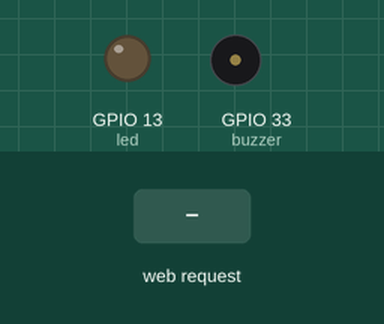
This sketch was run on a simulated ESP32. Shown: output pins drawn as LEDs (lit = HIGH), buzzer (waves = sounding, pin HIGH). Inputs (shaded band) come from the test bench. WiFi joins after 1.5 s; servers stay silent unless stated; what the sketch prints to the serial monitor is not drawn.

Above: at 2.7 s.
2.8 s: HTTP request GET /led/on received
At 3.2 s:
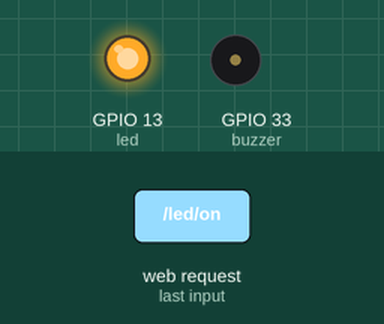
4.3 s: HTTP request GET /buzzer/on received
At 5.5 s:
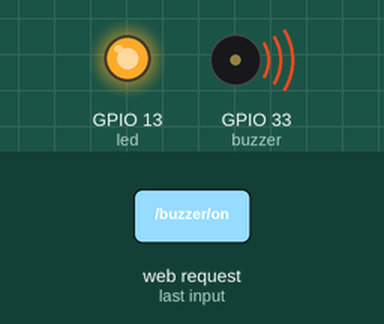
5.8 s: HTTP request GET /led/off received
At 6.6 s:
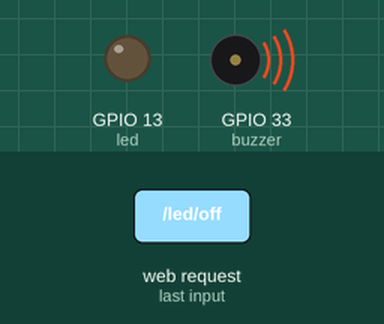
Timing chart, 0 to 8.8 s (numbered marks = the images above; inputs shaded):
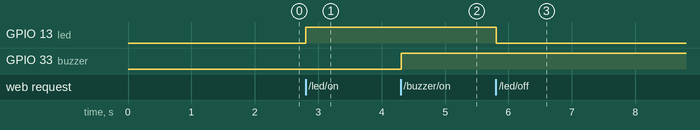

Measured:
- after the input at 2.8 s, GPIO 13 (led): LOW → HIGH at once
- after the input at 4.3 s, GPIO 33 (buzzer): LOW → HIGH at once
- after the input at 5.8 s, GPIO 13 (led): HIGH → LOW at once

The sketch:

web_server.ino
```cpp
#include <WiFi.h>
#include <Wire.h> //I2C connection

// Replace with your network credentials
const char *ssid = "Balam";
const char *password = "0987654321";

// Set web server port number to 80
WiFiServer server(80);

// Variable to store the HTTP request
String header;

// Current time
unsigned long currentTime = millis();
// Previous time
unsigned long previousTime = 0;
// Define timeout time in milliseconds (example: 2000ms = 2s)
const long timeoutTime = 2000;

int state = 0; // 0 off, 1 on
int state2 = 0;
int state3 = 0; // 0 off, 1 on
int state4 = 0;

int led=13;//pin led
int buzzer=33; //pin buzzer

void setup() {
   pinMode(led,OUTPUT);
   pinMode(buzzer,OUTPUT);
   Wire.begin(21, 22);
   Serial.begin(115200);

     // Connect to Wi-Fi network with SSID and password
  Serial.print("Connecting to ");
  Serial.println(ssid);
  WiFi.begin(ssid,password );
  while (WiFi.status() != WL_CONNECTED)
  {
    delay(500);
    Serial.print(".");
  }
  // Print local IP address and start web server
  Serial.println("");
  Serial.println("WiFi connected.");
  Serial.println("IP address: ");
  Serial.println(WiFi.localIP());
  server.begin();
}

void loop() {
   WiFiClient client = server.available(); // Listen for incoming clients

  if (client)
  { // If a new client connects,
    currentTime = millis();
    previousTime = currentTime;
    Serial.println("New Client."); // print a message out in the serial port
    String currentLine = "";       // make a String to hold incoming data from the client
    while (client.connected() && currentTime - previousTime <= timeoutTime)
    { // loop while the client's connected
      currentTime = millis();
      if (client.available())
      {                         // if there's bytes to read from the client,
        char c = client.read(); // read a byte, then
        Serial.write(c);        // print it out the serial monitor
        header += c;
        if (c == '\n')
        { // if the byte is a newline character
          // if the current line is blank, you got two newline characters in a row.
          // that's the end of the client HTTP request, so send a response:
          if (currentLine.length() == 0)
          {
    // HTTP headers always start with a response code (e.g. HTTP/1.1 200 OK)
 // and a content-type so the client knows what's coming, then a blank line:
            client.println("HTTP/1.1 200 OK");
            client.println("Content-type:text/html");
            client.println("Connection: close");
            client.println();

            // turns the GPIOs on and off
            if (header.indexOf("GET /led/on") >= 0)
            {
              state = 1;
              Serial.println("Led ON");
              LED();

            }
            else if (header.indexOf("GET /led/off") >= 0)
            {
              state = 0;
              Serial.println("Led OFF");
              LED_Apagada();
                       }
            if (header.indexOf("GET /buzzer/on") >= 0)
            {
              state3 = 1;
              Serial.println("Buzzer on");
              BUZZER();

            }
            else if (header.indexOf("GET /buzzer/off") >= 0)
            {
              state3 = 0;
              Serial.println("Buzzer off");
              BUZZER_APAGADO();
                       }

            //Display the HTML web page
            client.println("<!DOCTYPE html><html>");
            client.println("<head><meta name=\"viewport\" content=\"width=device-width, initial-scale=1\">");
            client.println("<link rel=\"icon\" href=\"data:,\">");


            // CSS to style the on/off buttons
            // Feel free to change the background-color and font-size attributes to fit your preferences

            client.println("<style>html { font-family: Helvetica; display: inline-block; margin: 0px auto; text-align: center;}");
            client.println(".button { background-color: #1A5276; border: none; color: white; padding: 16px 40px;");
            client.println("text-decoration: none; font-size: 30px; margin: 2px; cursor: pointer;}");
            client.println(".button2 {background-color: #7133FF;}</style></head>");

            client.println("<style>html { font-family: Helvetica; display: inline-block; margin: 0px auto; text-align: center;}");
            client.println(".button3 { background-color: #117864; border: none; color: white; padding: 16px 40px;");
            client.println("text-decoration: none; font-size: 30px; margin: 2px; cursor: pointer;}");
            client.println(".button4 {background-color: #E9EC0D;}</style></head>");

            // Web Page Heading
            client.println("<body><h1>CONTROLADOR Led & Buzzer</h1>");

            // Display current state, and ON/OFF buttons for GPIO 26
            // If the output26State is off, it displays the ON button
            if (state == 1)
            {
              client.println("<p>Led Encendida</p>");
              client.println("<p><a href=\"/led/off\"><button class=\"button button2\">OFF</button></a></p>");


            }
            else
            {
              client.println("<p>Led Apagada</p>");
              client.println("<p><a href=\"/led/on\"><button class=\"button\">ON</button></a></p>");


            }
            if (state3 == 1)
            {
              client.println("<p>Buzzer Encendido</p>");
              client.println("<p><a href=\"/buzzer/off\"><button class=\"button3 button4\">OFF</button></a></p>");


            }
            else
            {
              client.println("<p>Buzzer Apagado</p>");
              client.println("<p><a href=\"/buzzer/on\"><button class=\"button3\">ON</button></a></p>");


            }

            client.println("</body></html>");

            // The HTTP response ends with another blank line
            client.println();
            // Break out of the while loop
            break;
          }
          else
          { // if you got a newline, then clear currentLine
            currentLine = "";
          }
        }
        else if (c != '\r')
        {                   // if you got anything else but a carriage return character,
          currentLine += c; // add it to the end of the currentLine
        }
      }
    }
    // Clear the header variable
    header = "";
    // Close the connection
    client.stop();
    Serial.println("Client disconnected.");
    Serial.println("");
  }

}

void LED(){
 digitalWrite(led,HIGH);
}

void LED_Apagada(){
  digitalWrite(led,LOW);
}
void BUZZER(){
  digitalWrite(buzzer,HIGH);
}
void BUZZER_APAGADO(){
  digitalWrite(buzzer,LOW);
}
```
